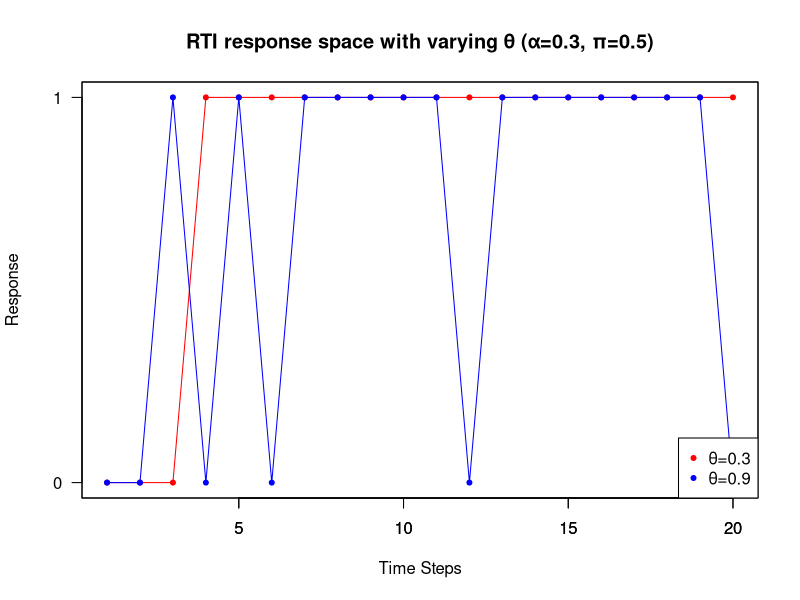

The R source for this figure:
##EXERCISE SHEET 5##

# Exercise 6.1: Random trial incremental model
##  Transition Matrix ##
RTI <- function(alpha, t) {
  
# Initialize transition matrix
  transition_matrix <- matrix(0, nrow = t, ncol = t+1)
  
  for (i in 1:t) {
    for (j in 1:t) {
      if (j == i) {
        transition_matrix[i, j] <- 1 - alpha # no learning
      } else if (j == i + 1) {
        transition_matrix[i, j] <- alpha  # learning
      }
    }
  }
  
# Initialize initial state
  current_state <- 1 #Sets the initial state to 1.
  state_sequence <- numeric(t)  #  Initializes a numeric vector of length t to store the state sequence.
  state_sequence[1] <- current_state # Assigns the initial state to the first element of state_indices
  
# Simulate state transitions
    for (i in 2:t) {# loop starts from 2: initial state already set in state_indices
      # Use a if-else operator to determine the next state based on a random number
      state_sequence[i] <- ifelse(runif(1, 0, 1) <= alpha, state_sequence[i - 1] + 1, state_sequence[i - 1])
    } #If a random number is less than or equal to alpha, transform to next state otherwise stay in the last state.
    
    return(state_sequence) #Returns the generated state sequence
}
# example usage
# Simulation with varying α, t=20
# α = 0.3
states_matrix1 <- RTI(0.3, 20)
states_matrix1

# α = 0.9
states_matrix2 <- RTI(0.9, 20)
states_matrix2

## Response matrix##
#response matrix with input: sequence of states, θ, π and output: sequence of responses
RTI_rm <- function(state_sequence, theta, pi) { #create function
  #response matrix for given input
  response_matrix <- matrix(0, length(state_sequence), 2)
  colnames(response_matrix) <- c("C", "E")
  for (i in 1:length(state_sequence)) {
    response_matrix[i,1] <- 1-((theta^(i-1))*pi)
    response_matrix[i,2] <- ((theta^(i-1))*pi)
  }
  print(response_matrix)
  
  #create response sequence for given input
  response_sequence <- c(length(state_sequence))*0 #vector for responses in the length of the state sequence
  for (i in 1:length(state_sequence)) { #iterate through length of state sequence
    if (runif(1,0,1) <= 1-((theta^(i-1))*pi)) { #probability for correct answer
      response_sequence[i] <- 1 #correct response
    } else {
      response_sequence[i] <- 0 #incorrect response
    }
  }
  return(response_sequence)
}


# Simulation with varying θ, alpha=0.3, pi=0.5
# theta = 0.3
states1 <- RTI(0.3, 20)
states1
responses1 <- RTI_rm(states1, 0.3, 0.5)
responses1
# theta = 0.9
states2 <- RTI(0.3, 20)
states2
responses2 <- RTI_rm(states2, 0.9, 0.5)
responses2

 
#plot variations of θ
plot(responses1, type = "o", col="red", pch=20, xlab=" ", ylab=" ", yaxt="n", ylim=c(0,1))
par(new=TRUE)
plot(responses2, type = "o", col="blue", pch=20, xlab="Time Steps", ylab="Response", yaxt="n")
axis(2, at=0:1, las=2) #modify y-axis
legend("bottomright", legend=c("θ=0.3", "θ=0.9"),
       col=c("red", "blue"), pch=20)
title(main="RTI response space with varying θ (α=0.3, π=0.5)")

#observation: For a higher α, there is more variation in the responses and the responses
#stay in the learned state later. When θ is lower, there is less variation and 
#the responses remain early in the correct state, which indicates a faster learning.


#The RTI model is a generalization of the linear and the all-or-none model.
#How do we have to choose the model's parameters to get a 
# - linear model: state switching by α=1, responses by function with parameters θ and π
# - all-or-none model: state switching by α, responses by g=1-π and θ=1
